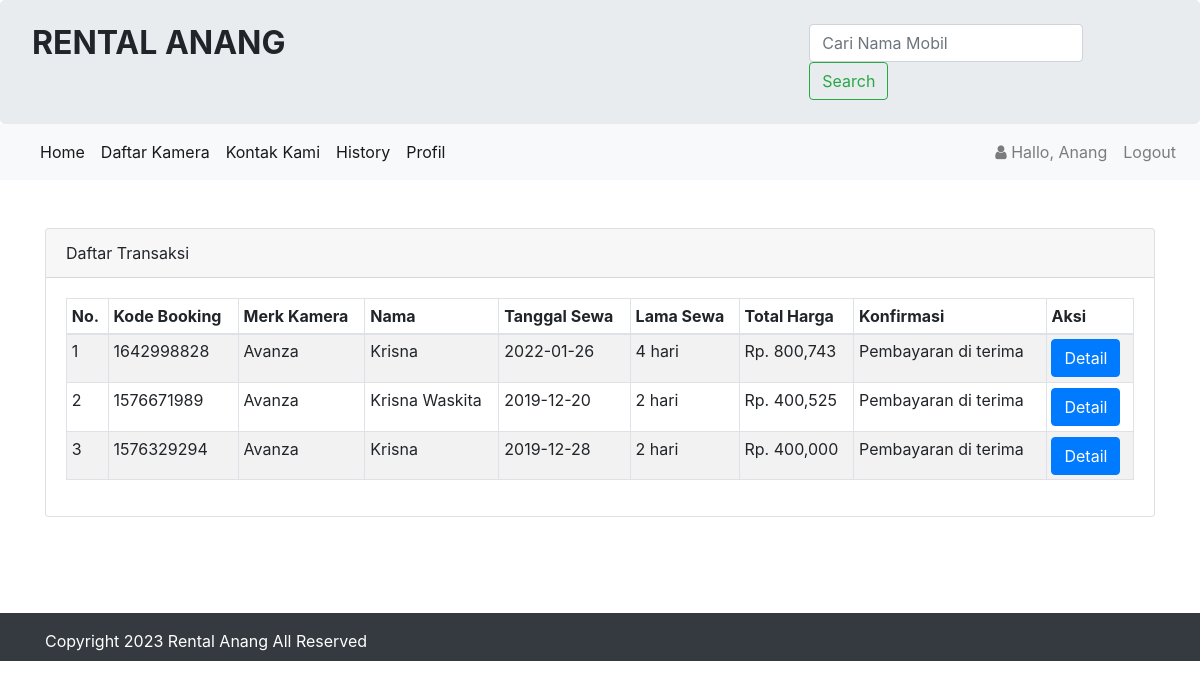
Screenshot of /history.php (signed in) with the database file from the repository.
### tables this page shows
CREATE TABLE `infoweb` (
  `id` int(11) NOT NULL,
  `nama_rental` varchar(255) DEFAULT NULL,
  `telp` varchar(15) DEFAULT NULL,
  `alamat` text DEFAULT NULL,
  `email` varchar(255) DEFAULT NULL,
  `no_rek` text DEFAULT NULL,
  `updated_at` timestamp NOT NULL DEFAULT current_timestamp()
);

CREATE TABLE `booking` (
  `id_booking` int(11) NOT NULL,
  `kode_booking` varchar(255) NOT NULL,
  `id_login` int(11) NOT NULL,
  `id_mobil` int(11) NOT NULL,
  `ktp` varchar(255) NOT NULL,
  `nama` varchar(255) NOT NULL,
  `alamat` varchar(255) NOT NULL,
  `no_tlp` varchar(15) NOT NULL,
  `tanggal` varchar(255) NOT NULL,
  `lama_sewa` int(11) NOT NULL,
  `total_harga` int(11) NOT NULL,
  `konfirmasi_pembayaran` varchar(255) NOT NULL,
  `tgl_input` varchar(255) NOT NULL
);

CREATE TABLE `mobil` (
  `id_mobil` int(11) NOT NULL,
  `no_plat` varchar(255) NOT NULL,
  `merk` varchar(255) NOT NULL,
  `harga` int(255) NOT NULL,
  `deskripsi` varchar(255) NOT NULL,
  `status` varchar(255) NOT NULL,
  `gambar` text NOT NULL
);

### koneksi/koneksi.php (called while the page is built, shortened)
<?php
    $user = 'root';
    $pass = '';
    $koneksi = new PDO("mysql:host=localhost;dbname=rental_mobil", $user, $pass);
    $url = "http://localhost/rental_mobil/";
    $sql_web = "SELECT * FROM infoweb WHERE id = 1";
    $row_web = $koneksi->prepare($sql_web);
    $row_web->execute();
    $info_web = $row_web->fetch(PDO::FETCH_OBJ);
?>

### history.php (the view, shortened to what this page needs)
<?php
    require 'koneksi/koneksi.php';
    include 'header.php';
    $hasil = $koneksi->query("SELECT mobil.merk, booking.* FROM booking JOIN mobil ON
    booking.id_mobil=mobil.id_mobil ORDER BY id_booking DESC")->fetchAll();
?>
<br>
<br>
<div class="container">
<div class="row">
    <div class="col-sm-12">
         <div class="card">
            <div class="card-header">
                Daftar Transaksi
            </div>
            <div class="card-body">
                <table class="table table-striped table-bordered table-sm">
                    <thead>
                        <tr>
                            <th>No. </th>
                            <th>Kode Booking</th>
                            <th>Merk Kamera</th>
                            <th>Nama </th>
                            <th>Tanggal Sewa </th>
                            <th>Lama Sewa </th>
                            <th>Total Harga</th>
                            <th>Konfirmasi</th>
                            <th>Aksi</th>
                        </tr>
                    </thead>
                    <tbody>
                        <?php  $no=1; foreach($hasil as $isi){?>
                        <tr>
                            <td><?php echo $no;?></td>
                            <td><?= $isi['kode_booking'];?></td>
                            <td><?= $isi['merk'];?></td>
                            <td><?= $isi['nama'];?></td>
                            <td><?= $isi['tanggal'];?></td>
                            <td><?= $isi['lama_sewa'];?> hari</td>
                            <td>Rp. <?= number_format($isi['total_harga']);?></td>
                            <td><?= $isi['konfirmasi_pembayaran'];?></td>
                            <td>
                                <a class="btn btn-primary" href="bayar.php?id=<?= $isi['kode_booking'];?>"
                                role="button">Detail</a>
                            </td>
                        </tr>
                        <?php $no++;}?>
                    </tbody>
                </table>
           </div>
         </div>
    </div>
</div>
</div>
<br>
<br>
<br>
<?php include 'footer.php';?>

### header.php (shortened to what this page needs)
<!doctype html>
<html lang="en">
  <head>
    <link rel="stylesheet" href="assets/css/bootstrap.css" >
    <link rel="stylesheet" href="assets/css/font-awesome.css" >
  </head>
  <body>
    <div class="jumbotron pt-4 pb-4">
        <div class="row">
            <div class="col-sm-8">
                <h2><b style="text-transform:uppercase;"><?= $info_web->nama_rental;?> </b></h2>
            </div>
            <div class="col-sm-4">
                <form class="form-inline" method="get" action="blog.php">
                    <input class="form-control mr-sm-2" type="search" name="cari" placeholder="Cari Nama Mobil" aria-label="Search">
                    <button class="btn btn-outline-success my-2 my-sm-0" type="submit">Search</button>
                </form>
            </div>
        </div>
    </div>
    <nav class="navbar navbar-expand-lg navbar-light bg-light">
        <div class="collapse navbar-collapse" id="navbarTogglerDemo01">
            <ul class="navbar-nav mr-auto mt-2 mt-lg-0">
                <li class="nav-item active">
                    <a class="nav-link" href="index.php">Home <span class="sr-only">(current)</span></a>
                </li>
                <li class="nav-item active">
                    <a class="nav-link" href="blog.php">Daftar Kamera</a>
                </li>
                <li class="nav-item active">
                    <a class="nav-link" href="kontak.php">Kontak Kami</a>
                </li>
            <?php if(!empty($_SESSION['USER'])){?>
                <li class="nav-item active">
                    <a class="nav-link" href="history.php">History</a>
                </li>
                <li class="nav-item active">
                    <a class="nav-link" href="profil.php">Profil</a>
                </li>
            <?php }?>
            </ul>
            <?php if(!empty($_SESSION['USER'])){?>
            <ul class="navbar-nav my-2 my-lg-0">
                <li class="nav-item">
                    <a class="nav-link" href="#">
                        <i class="fa fa-user"> </i> Hallo, <?php echo $_SESSION['USER']['nama_pengguna'];?>
                    </a>
                </li>
                <li class="nav-item">
                    <a class="nav-link" onclick="return confirm('Apakah anda ingin logout ?');" href="<?php echo $url;?>admin/logout.php">Logout</a>
                </li>
            </ul>
            <?php }?>
        </div>
    </nav>

### footer.php (shortened to what this page needs)
    <div class="footer mt-4 bg-dark text-white pt-3 pb-2">
      <div class="container">
        Copyright <?= date('Y');?> <?= $info_web->nama_rental;?> All Reserved
      </div>
    </div>
  </body>
</html>

### rows the page displays
infoweb: nama_rental "RENTAL ANANG", nama_rental "Rental Anang"
booking: kode_booking "1642998828", id_mobil.merk "Avanza", nama "Krisna", tanggal "2022-01-26", lama_sewa "4", total_harga "800,743", konfirmasi_pembayaran "Pembayaran di terima"
booking: kode_booking "1576671989", id_mobil.merk "Avanza", nama "Krisna Waskita", tanggal "2019-12-20", lama_sewa "2", total_harga "400,525", konfirmasi_pembayaran "Pembayaran di terima"
booking: kode_booking "1576329294", id_mobil.merk "Avanza", nama "Krisna", tanggal "2019-12-28", lama_sewa "2", total_harga "400,000", konfirmasi_pembayaran "Pembayaran di terima"

### other values shown
$_SESSION['USER']['nama_pengguna'] "Anang"
